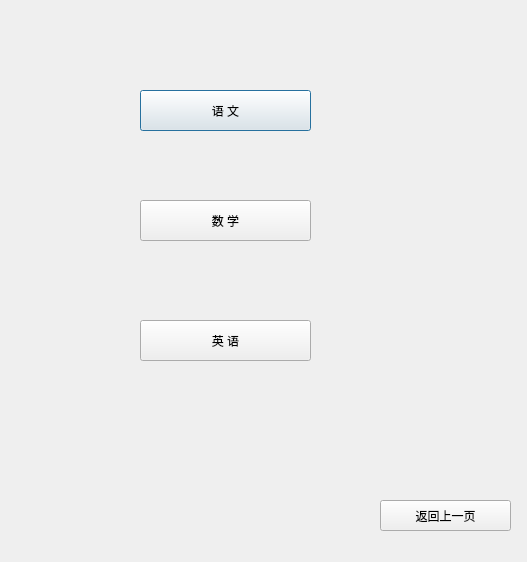
<?xml version="1.0" encoding="UTF-8"?>
<ui version="4.0">
 <class>ChooseSubDlg</class>
 <widget class="QDialog" name="ChooseSubDlg">
  <property name="geometry">
   <rect>
    <x>0</x>
    <y>0</y>
    <width>527</width>
    <height>562</height>
   </rect>
  </property>
  <property name="windowTitle">
   <string>Dialog</string>
  </property>
  <widget class="QPushButton" name="btnChinese">
   <property name="geometry">
    <rect>
     <x>140</x>
     <y>90</y>
     <width>171</width>
     <height>41</height>
    </rect>
   </property>
   <property name="text">
    <string>语 文</string>
   </property>
  </widget>
  <widget class="QPushButton" name="btnMath">
   <property name="geometry">
    <rect>
     <x>140</x>
     <y>200</y>
     <width>171</width>
     <height>41</height>
    </rect>
   </property>
   <property name="text">
    <string>数 学</string>
   </property>
  </widget>
  <widget class="QPushButton" name="btnEnglish">
   <property name="geometry">
    <rect>
     <x>140</x>
     <y>320</y>
     <width>171</width>
     <height>41</height>
    </rect>
   </property>
   <property name="text">
    <string>英 语</string>
   </property>
  </widget>
  <widget class="QPushButton" name="btnBack">
   <property name="geometry">
    <rect>
     <x>380</x>
     <y>500</y>
     <width>131</width>
     <height>31</height>
    </rect>
   </property>
   <property name="text">
    <string>返回上一页</string>
   </property>
  </widget>
 </widget>
 <resources/>
 <connections/>
</ui>
